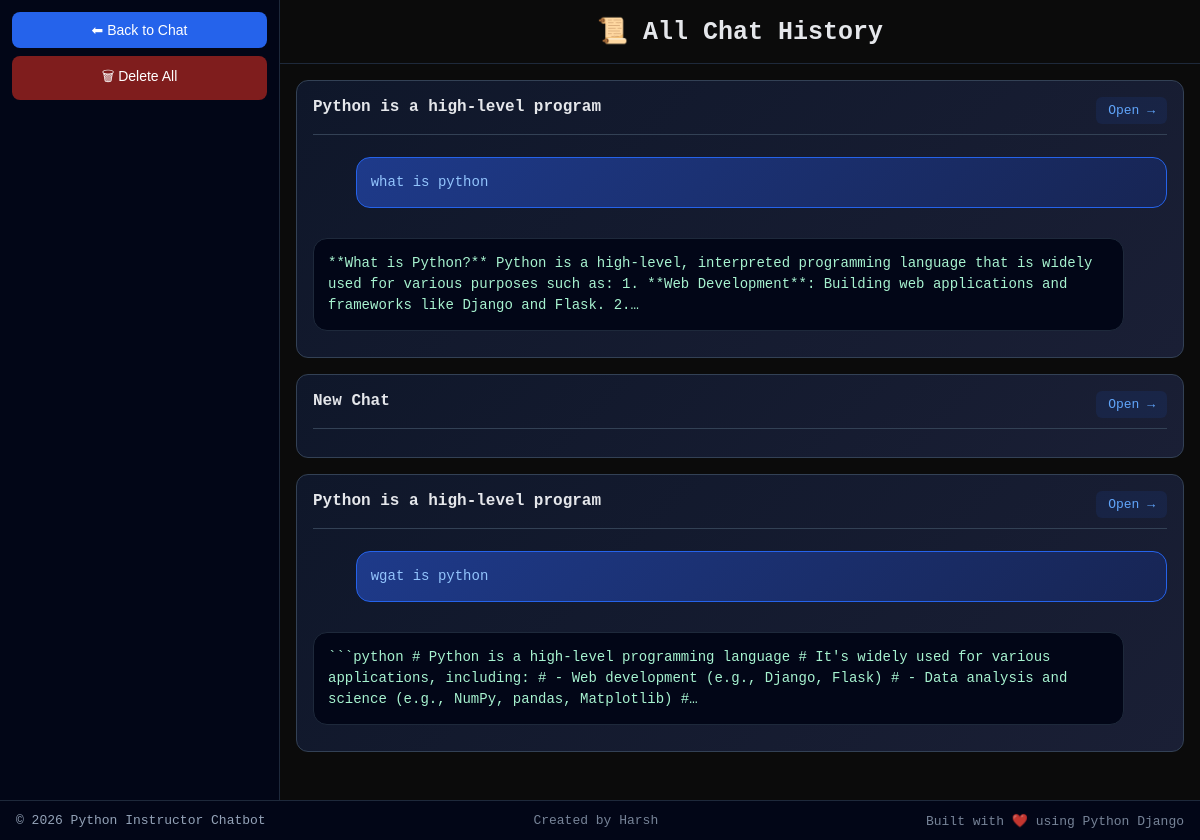
The page /history-all/ on the database as committed earlier.
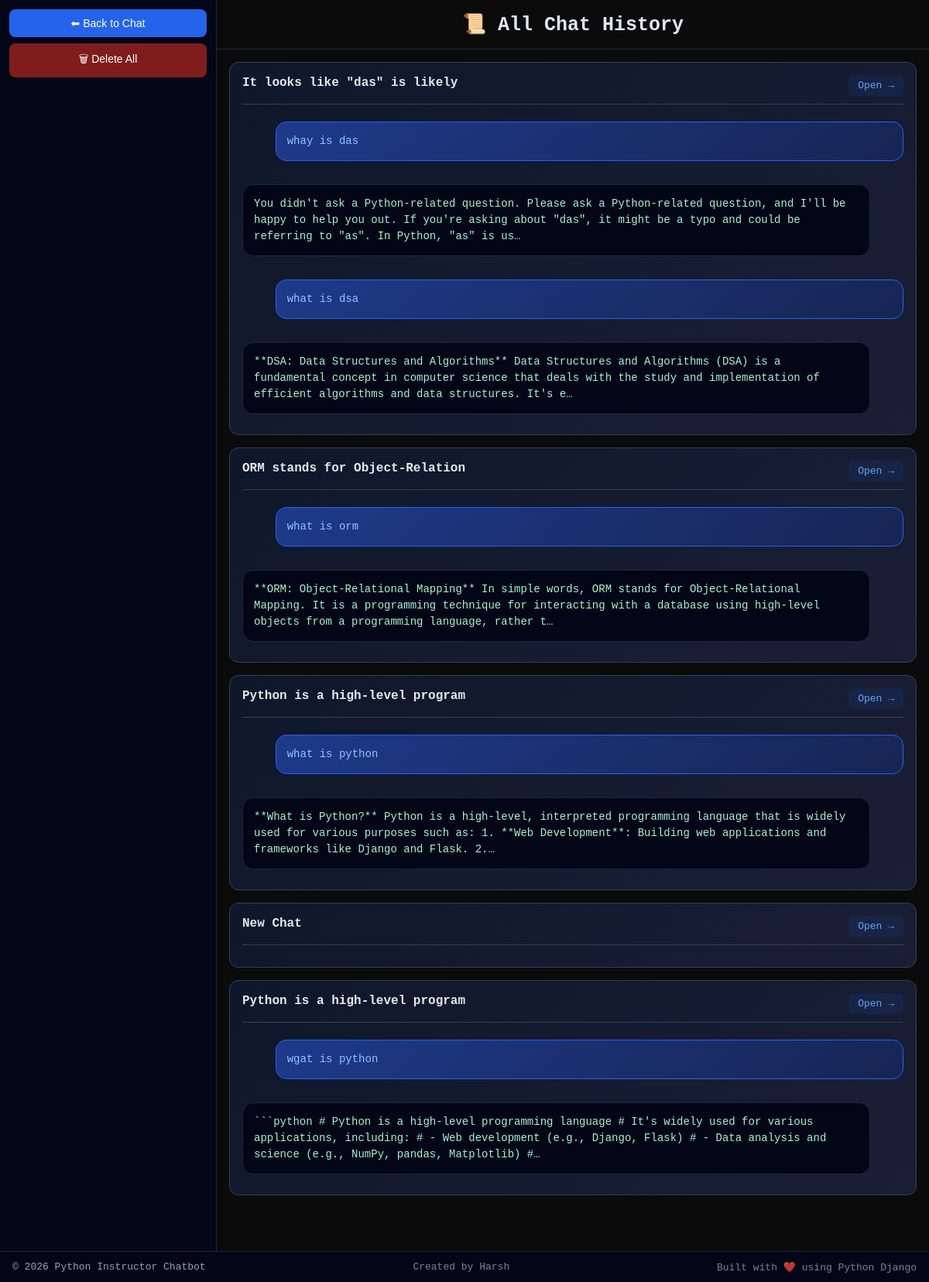
The same page on the database as committed later.
### chatbot/models.py (models this page shows)
class Conversation(models.Model):
    id = models.UUIDField(primary_key=True, default=uuid.uuid4, editable=False)
    title = models.CharField(max_length=120, default="New Chat")
    created_at = models.DateTimeField(auto_now_add=True)

class Message(models.Model):
    conversation = models.ForeignKey(
        Conversation, on_delete=models.CASCADE, related_name="messages"
    )
    role = models.CharField(max_length=10)  # user / bot
    content = models.TextField()
    created_at = models.DateTimeField(auto_now_add=True)

### chatbot/views.py (the view)
# urls.py: path("history-all/", view_history_all),
def view_history_all(request):
    conversations = Conversation.objects.prefetch_related("messages") \
        .order_by("-created_at")
    return render(request, "history_all.html", {
        "conversations": conversations
    })

### chatbot/templates/history_all.html (shortened to what this page needs)
{% load static %}
<!doctype html>
<html>
  <head>
    <link rel="stylesheet" href="/static/style.css" />
  </head>
  <body>
    <div class="app">
      <div class="sidebar">
        <button onclick="location.href = '/'">⬅ Back to Chat</button>
        <button class="danger" onclick="deleteAll()">🗑 Delete All</button>
      </div>
      <div class="chat-area history-page">
        <h1 class="page-title">📜 All Chat History</h1>
        <div class="history-container">
          {% for convo in conversations %}
          <div class="history-card">
            <div class="history-header">
              <h3 class="history-convo-title">{{ convo.title }}</h3>
              <a href="/?c={{ convo.id }}" class="history-card-link">Open →</a>
            </div>
            <div class="history-messages">
              {% for msg in convo.messages.all %}
              <a href="/?c={{ convo.id }}" class="history-link">
                <div class="{{ msg.role }} history-preview">
                  {{ msg.content|truncatechars:220 }}
                </div>
              </a>
              {% endfor %}
            </div>
          </div>
          {% empty %}
          <div class="no-history">
            <p>📭 No chat history found</p>
            <a href="/" class="btn-primary">Start a New Chat</a>
          </div>
          {% endfor %}
        </div>
      </div>
    </div>
    <footer class="app-footer">
      <span>© 2026 Python Instructor Chatbot</span>
      <span class="footer-right"> Created by Harsh </span>
      <span class="footer-right"> Built with ❤️ using Python Django </span>
    </footer>
  </body>
</html>

Rows that differ between the two databases and show on the page:
added Conversation: title "It looks like \"das\" is likely"
added Message: content "whay is das", role "user" (drawn), shown under "It looks like \"das\" is likely"
added Message: content "You didn't ask a Python-related question. Please ask a Python-related question, and I'll be happy to help you out. If you're asking about \"das\", it might be a typo and could be referring to \"as\". In Python, \"as\" is us…", role "bot" (drawn), shown under "It looks like \"das\" is likely"
added Message: content "what is dsa", role "user" (drawn), shown under "It looks like \"das\" is likely"
added Message: content "**DSA: Data Structures and Algorithms** Data Structures and Algorithms (DSA) is a fundamental concept in computer science that deals with the study and implementation of efficient algorithms and data structures. It's e…", role "bot" (drawn), shown under "It looks like \"das\" is likely"
added Conversation: title "ORM stands for Object-Relation"
added Message: content "what is orm", role "user" (drawn), shown under "ORM stands for Object-Relation"
added Message: content "**ORM: Object-Relational Mapping** In simple words, ORM stands for Object-Relational Mapping. It is a programming technique for interacting with a database using high-level objects from a programming language, rather t…", role "bot" (drawn), shown under "ORM stands for Object-Relation"
